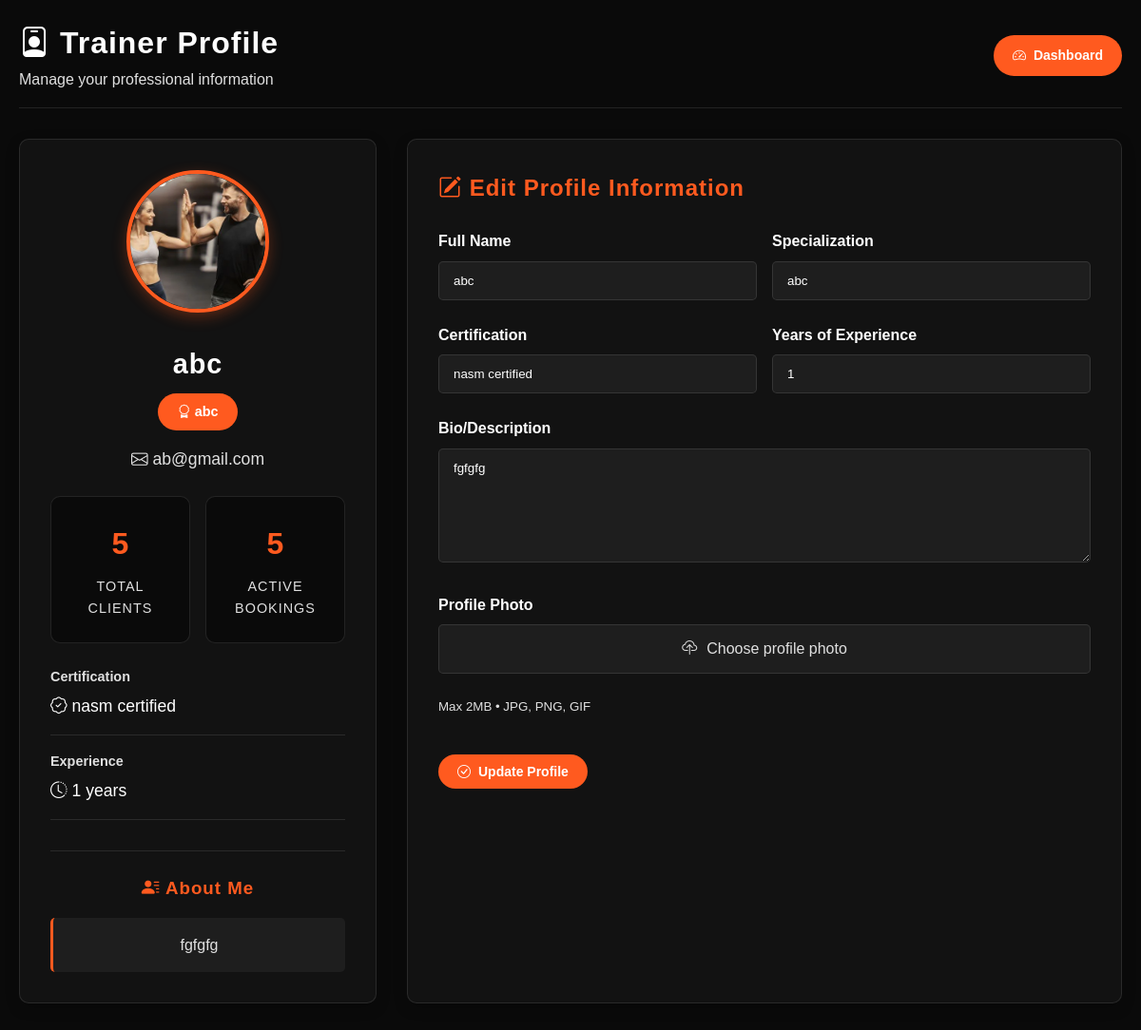
Page /trainer/profile.php (signed in) on the committed database.
### tables this page shows
CREATE TABLE `trainers` (
  `trainer_id` int(11) NOT NULL,
  `user_id` int(11) NOT NULL,
  `full_name` varchar(100) NOT NULL,
  `specialization` varchar(100) DEFAULT NULL,
  `bio` text DEFAULT NULL,
  `profile_photo` varchar(255) DEFAULT NULL,
  `certification` varchar(100) DEFAULT NULL,
  `is_verified` tinyint(1) DEFAULT 0,
  `verification_document` varchar(255) DEFAULT NULL,
  `experience_years` int(11) DEFAULT NULL,
  `created_at` timestamp NOT NULL DEFAULT current_timestamp(),
  `updated_at` timestamp NOT NULL DEFAULT current_timestamp() ON UPDATE current_timestamp(),
  `trainer_password` varchar(255) DEFAULT NULL
);

CREATE TABLE `users` (
  `user_id` int(11) NOT NULL,
  `username` varchar(50) DEFAULT NULL,
  `password` varchar(255) NOT NULL,
  `email` varchar(100) NOT NULL,
  `role` enum('admin','trainer','member') NOT NULL,
  `created_at` timestamp NOT NULL DEFAULT current_timestamp(),
  `trainer_status` enum('pending','approved','rejected') DEFAULT NULL,
  `certificate_path` varchar(255) DEFAULT NULL,
  `verification_date` timestamp NULL DEFAULT NULL
);

### trainer/profile.php (the view, shortened to what this page needs)
<?php
require_once '../includes/auth.php';
$stmt = $conn->prepare("SELECT * FROM trainers WHERE user_id = ?");
$stmt->execute([$_SESSION['user_id']]);
$trainer = $stmt->fetch();
$stmt = $conn->prepare("SELECT email FROM users WHERE user_id = ?");
$stmt->execute([$_SESSION['user_id']]);
$user = $stmt->fetch();
$client_count = 0;
$active_bookings_count = 0;
try {
    $stmt = $conn->prepare("
        SELECT COUNT(DISTINCT m.member_id) AS client_count
        FROM members m
        JOIN bookings b ON m.member_id = b.member_id
        WHERE b.trainer_id = ?
    ");
    $stmt->execute([$trainer['trainer_id']]);
    $client_count = $stmt->fetch()['client_count'];
} catch(PDOException $e) {
    error_log("Error getting client count: " . $e->getMessage());
    $client_count = 0;
}
try {
    $stmt = $conn->prepare("
        SELECT COUNT(*) AS active_bookings_count
        FROM bookings
        WHERE trainer_id = ? AND status = 'active'
    ");
    $stmt->execute([$trainer['trainer_id']]);
    $active_bookings_count = $stmt->fetch()['active_bookings_count'];
} catch(PDOException $e) {
    error_log("Error getting active bookings count: " . $e->getMessage());
    $active_bookings_count = 0;
}
?>
<!DOCTYPE html>
<html lang="en">
<head>
    <link rel="stylesheet" href="https://cdn.jsdelivr.net/npm/bootstrap-icons@1.10.3/font/bootstrap-icons.css">
</head>
<body>
    <div class="profile-container">
        <div class="profile-header">
            <div>
                <h1><i class="bi bi-person-badge"></i> Trainer Profile</h1>
                <p style="color: var(--text-dark);">Manage your professional information</p>
            </div>
            <div class="header-actions">
            <a href="dashboard.php" class="btn">
            <i class="bi bi-speedometer2"></i> Dashboard
    </a>
</div>
        </div>
        <div class="profile-content">
            <div class="profile-card profile-info">
                <?php
                $profilePhoto = !empty($trainer['profile_photo']) ?
                    '../uploads/profile_photos/' . $trainer['profile_photo'] :
                    '../assets/default-avatar.jpg';
                ?>
                <img src="<?= $profilePhoto ?>" alt="Profile Avatar" class="profile-avatar">
                <h2 class="profile-name">
                    <?= htmlspecialchars($trainer['full_name']) ?>
                </h2>
                <?php if(!empty($trainer['specialization'])): ?>
                    <div class="profile-specialization">
                        <i class="bi bi-award"></i> <?= htmlspecialchars($trainer['specialization']) ?>
                    </div>
                <?php endif; ?>
                <div class="profile-email">
                    <i class="bi bi-envelope"></i> <?= htmlspecialchars($user['email']) ?>
                </div>
                <div class="profile-stats">
                    <div class="stat-item">
                        <div class="stat-value"><?= $client_count ?></div>
                        <div class="stat-label">Total Clients</div>
                    </div>
                    <div class="stat-item">
                        <div class="stat-value"><?= $active_bookings_count ?></div>
                        <div class="stat-label">Active Bookings</div>
                    </div>
                </div>
                <div class="profile-details">
                    <?php if(!empty($trainer['certification'])): ?>
                        <div class="info-item">
                            <div class="info-label">Certification</div>
                            <div class="info-value">
                                <i class="bi bi-patch-check"></i> <?= htmlspecialchars($trainer['certification']) ?>
                            </div>
                        </div>
                    <?php endif; ?>
                    <?php if(!empty($trainer['experience_years'])): ?>
                        <div class="info-item">
                            <div class="info-label">Experience</div>
                            <div class="info-value">
                                <i class="bi bi-clock-history"></i> <?= htmlspecialchars($trainer['experience_years']) ?> years
                            </div>
                        </div>
                    <?php endif; ?>
                </div>
                <?php if(!empty($trainer['bio'])): ?>
                    <div class="bio-section">
                        <h3><i class="bi bi-person-lines-fill"></i> About Me</h3>
                        <div class="bio-content">
                            <?= htmlspecialchars($trainer['bio']) ?>
                        </div>
                    </div>
                <?php endif; ?>
            </div>
            <div class="profile-card">
                <h2 style="margin-bottom: 1.5rem; color: var(--primary);">
                    <i class="bi bi-pencil-square"></i> Edit Profile Information
                </h2>
                <form method="POST" enctype="multipart/form-data">
                    <div class="form-grid">
                        <div class="form-group">
                            <label for="full_name" class="form-label">Full Name</label>
                            <input type="text" class="form-control" id="full_name" name="full_name"
                                   value="<?= htmlspecialchars($trainer['full_name']) ?>" required>
                        </div>
                        <div class="form-group">
                            <label for="specialization" class="form-label">Specialization</label>
                            <input type="text" class="form-control" id="specialization" name="specialization"
                                   value="<?= htmlspecialchars($trainer['specialization']) ?>"
                                   placeholder="E.g., Strength Training, Yoga, Nutrition">
                        </div>
                    </div>
                    <div class="form-grid">
                        <div class="form-group">
                            <label for="certification" class="form-label">Certification</label>
                            <input type="text" class="form-control" id="certification" name="certification"
                                   value="<?= htmlspecialchars($trainer['certification']) ?>"
                                   placeholder="E.g., NASM Certified Personal Trainer">
                        </div>
                        <div class="form-group">
                            <label for="experience_years" class="form-label">Years of Experience</label>
                            <input type="number" class="form-control" id="experience_years" name="experience_years"
                                   value="<?= htmlspecialchars($trainer['experience_years']) ?>"
                                   min="0" max="50">
                        </div>
                    </div>
                    <div class="form-group">
                        <label for="bio" class="form-label">Bio/Description</label>
                        <textarea class="form-control" id="bio" name="bio"
                                  placeholder="Tell clients about yourself, your training philosophy, etc."><?= htmlspecialchars($trainer['bio']) ?></textarea>
                    </div>
                    <div class="form-group">
                        <label class="form-label">Profile Photo</label>
                        <div class="file-upload">
                            <label for="profile_photo" class="file-upload-label">
                                <i class="bi bi-cloud-upload"></i> Choose profile photo
                            </label>
                        </div>
                        <small style="color: var(--text-dark); display: block; margin-top: 0.5rem;">
                            Max 2MB • JPG, PNG, GIF
                        </small>
                    </div>
                    <button type="submit" name="update_profile" class="btn" style="margin-top: 1rem;">
                        <i class="bi bi-check-circle"></i> Update Profile
                    </button>
                </form>
            </div>
        </div>
    </div>
</body>
</html>

### trainer/profile.php (style rules this page uses)
:root { --primary: #FF5A1F; --primary-dark: #E04A14; --dark: #121212; --darker: #0A0A0A; --light: #F8F9FA; --text-dark: #E0E0E0; --text-light: #FFFFFF; --success: #28a745; --info: #17a2b8; --warning: #ffc107; --danger: #dc3545; }
* { margin: 0; padding: 0; box-sizing: border-box; }
body { font-family: 'Montserrat', sans-serif; background-color: var(--darker); color: var(--text-light); line-height: 1.6; min-height: 100vh; padding: 20px; }
h1, h2, h3, h4, h5, h6 { font-family: 'Oswald', sans-serif; font-weight: 700; letter-spacing: 1px; color: var(--text-light); margin-top: 0; }
.profile-container { max-width: 1200px; margin: 0 auto; }
.profile-header { display: flex; justify-content: space-between; align-items: center; margin-bottom: 2rem; padding-bottom: 1rem; border-bottom: 1px solid rgba(255,255,255,0.1); }
.header-actions { display: flex; gap: 10px; }
.btn { display: inline-flex; align-items: center; gap: 8px; padding: 10px 20px; background-color: var(--primary); color: white; text-decoration: none; border-radius: 25px; font-weight: 600; transition: all 0.3s ease; border: none; cursor: pointer; font-size: 14px; }
.profile-content { display: grid; grid-template-columns: 1fr 2fr; gap: 2rem; }
.profile-card { background-color: var(--dark); border-radius: 10px; padding: 2rem; margin-bottom: 2rem; border: 1px solid rgba(255,255,255,0.1); box-shadow: 0 5px 15px rgba(0,0,0,0.2); }
.profile-info { text-align: center; }
.profile-avatar { width: 150px; height: 150px; border-radius: 50%; object-fit: cover; margin-bottom: 1.5rem; border: 4px solid var(--primary); box-shadow: 0 5px 15px rgba(255, 90, 31, 0.3); }
.profile-name { font-size: 1.8rem; margin-bottom: 0.5rem; display: flex; align-items: center; justify-content: center; flex-wrap: wrap; gap: 10px; }
.profile-email { color: var(--text-dark); margin-bottom: 1.5rem; font-size: 1.1rem; }
.profile-specialization { display: inline-block; background-color: var(--primary); color: white; padding: 8px 20px; border-radius: 25px; font-size: 0.9rem; margin-bottom: 1rem; font-weight: 600; }
.profile-details { text-align: left; margin-top: 1.5rem; }
.profile-stats { display: grid; grid-template-columns: repeat(2, 1fr); gap: 1rem; margin: 1.5rem 0; }
.stat-item { background-color: var(--darker); padding: 1.5rem; border-radius: 10px; text-align: center; transition: all 0.3s ease; border: 1px solid rgba(255,255,255,0.1); }
.stat-value { font-size: 2rem; font-weight: bold; color: var(--primary); margin-bottom: 0.5rem; }
.stat-label { font-size: 0.9rem; color: var(--text-dark); text-transform: uppercase; letter-spacing: 1px; }
.form-group { margin-bottom: 1.5rem; }
.form-label { display: block; margin-bottom: 0.5rem; font-weight: 600; color: var(--text-light); }
.form-control, .form-select { width: 100%; padding: 12px 15px; background-color: rgba(255,255,255,0.05); border: 1px solid rgba(255,255,255,0.1); border-radius: 5px; color: var(--text-light); font-family: 'Montserrat', sans-serif; transition: all 0.3s ease; }
textarea.form-control { min-height: 120px; resize: vertical; }
.file-upload { position: relative; margin-bottom: 1.5rem; }
.file-upload-label { display: flex; align-items: center; justify-content: center; gap: 10px; padding: 12px 15px; background-color: rgba(255,255,255,0.05); border: 1px solid rgba(255,255,255,0.1); border-radius: 5px; color: var(--text-dark); text-align: center; cursor: pointer; transition: all 0.3s ease; }
.info-item { margin-bottom: 1rem; padding-bottom: 1rem; border-bottom: 1px solid rgba(255,255,255,0.1); }
.info-label { font-size: 0.9rem; color: var(--text-dark); margin-bottom: 0.3rem; font-weight: 600; }
.info-value { font-size: 1.1rem; color: var(--text-light); }
.bio-section { margin-top: 2rem; padding-top: 1.5rem; border-top: 1px solid rgba(255,255,255,0.1); }
.bio-section h3 { margin-bottom: 1rem; color: var(--primary); }
.bio-content { color: var(--text-dark); line-height: 1.6; background-color: rgba(255,255,255,0.05); padding: 1rem; border-radius: 5px; border-left: 3px solid var(--primary); }
.form-grid { display: grid; grid-template-columns: 1fr 1fr; gap: 1rem; }

### rows in the picture
trainers: profile_photo (picture), full_name "abc", specialization "abc", certification "nasm certified", experience_years "1", bio "fgfgfg"
users: email "ab@gmail.com"

### other values in the picture
$client_count "5"
$active_bookings_count "5"
